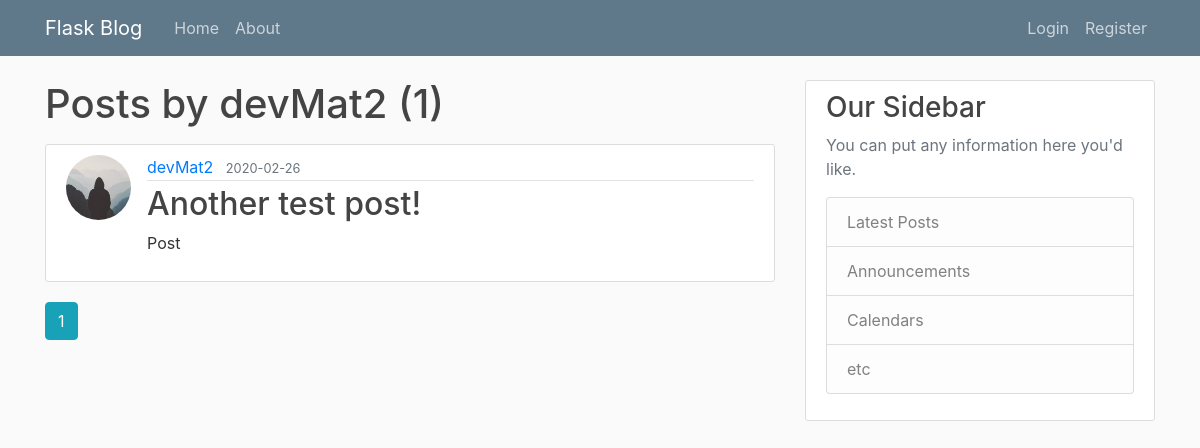
The page /user/devMat2 on the database its author committed.
### flaskblog/models.py (models this page shows, shortened)
class User(db.Model, UserMixin):
    id = db.Column(db.Integer, primary_key=True)
    username = db.Column(db.String(20), unique=True, nullable=False)
    email = db.Column(db.String(120), unique=True, nullable=False)
    image_file = db.Column(db.String(20), nullable=False, default='default.jpg')
    password = db.Column(db.String(60), nullable=False)
    posts = db.relationship('Post', backref='author', lazy=True)  # line that set relationship with POST table(model)!! backref is like adding another column to the Post model,

class Post(db.Model):
    id = db.Column(db.Integer, primary_key=True)
    title = db.Column(db.String(100), nullable=False)
    date_posted = db.Column(db.DateTime, nullable=False, default=datetime.utcnow)  # without brackets!!! we want to pass the function, not current time
    content = db.Column(db.Text, nullable=False)
    user_id = db.Column(db.Integer, db.ForeignKey('user.id'), nullable=False)  # lowercase user, because we reference tablename, not model name

### flaskblog/users/routes.py (the view)
@users.route('/user/<string:username>')
def user_posts(username):
    page = request.args.get('page', 1, type=int)  # default page = 1
    user = User.query.filter_by(username=username).first_or_404()
    posts = Post.query.filter_by(author=user).order_by(Post.date_posted.desc()).paginate(page=page, per_page=5)  # we don't want to have all() on one page, order_by -> newest on top
    return render_template('user_posts.html', posts=posts, user=user)  # passing also list from code

### flaskblog/templates/user_posts.html (shortened to what this page needs)
{% extends "layout.html" %}
{% block content %}
    <h1 class="mb-3">Posts by {{ user.username }} ({{ posts.total }})</h1>
    {% for post in posts.items %}
        <article class="media content-section">
          <img class="rounded-circle article-img" src="{{ url_for('static', filename='profile_pics/' + post.author.image_file) }}">
          <div class="media-body">
            <div class="article-metadata">
              <a class="mr-2" href="{{ url_for('users.user_posts', username=post.author.username) }}">{{ post.author.username }}</a>
              <small class="text-muted">{{ post.date_posted.strftime('%Y-%m-%d') }}</small>
            </div>
            <h2><a class="article-title" href="{{ url_for('posts.post', post_id=post.id) }}">{{ post.title }}</a></h2>
            <p class="article-content">{{ post.content }}</p>
          </div>
        </article>
    {% endfor %}
    {% for page_num in posts.iter_pages(left_edge=1, right_edge=1, left_current=1, right_current=2) %}
        {% if page_num %}
            {% if posts.page == page_num %}
                <a class="btn btn-info mb-4" href="{{ url_for('users.user_posts', username=user.username, page=page_num) }}">{{ page_num }}</a>
            {% else %}
                <a class="btn btn-outline-info mb-4" href="{{ url_for('users.user_posts', username=user.username, page=page_num) }}">{{ page_num }}</a>
            {% endif %}
        {% endif %}
    {% endfor %}
{% endblock content %}

### flaskblog/static/main.css (style rules this page uses)
body { background: #fafafa; color: #333333; margin-top: 5rem; }
h1, h2, h3, h4, h5, h6 { color: #444444; }
.content-section { background: #ffffff; padding: 10px 20px; border: 1px solid #dddddd; border-radius: 3px; margin-bottom: 20px; }
.article-title { color: #444444; }
.article-content { white-space: pre-line; }
.article-img { height: 65px; width: 65px; margin-right: 16px; }
.article-metadata { padding-bottom: 1px; margin-bottom: 4px; border-bottom: 1px solid #e3e3e3 }

### rows shown on the page
User: username "devMat2"
Post: image_file (placeholder picture), author.username "devMat2", date_posted "2020-02-26", title "Another test post!", content "Post"

### other values the page prints
{{ posts.total }} "1"
{{ page_num }} "1"
